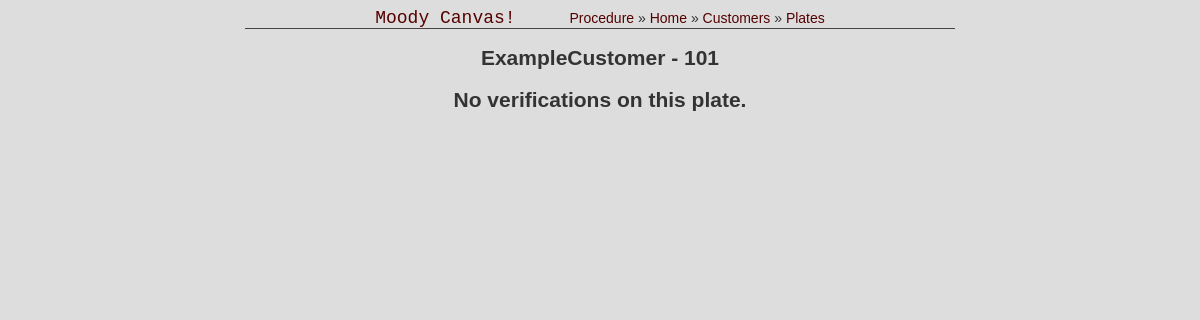
/Moody/ExampleCustomer/101/, run on an earlier commit of the app's database.
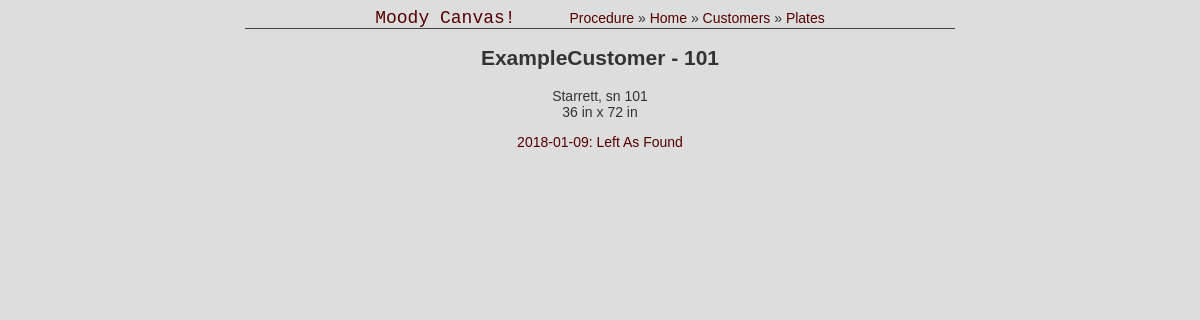
And on a later commit of the database.
### Moody/models.py (models this page shows, shortened)
class Verif(models.Model):
    plate_id = models.ForeignKey(Plate, on_delete=models.CASCADE)
    verif_date = models.DateTimeField('date performed')
    verif_foot = models.IntegerField()
    verif_north = models.IntegerField(default=4)
    verif_NS = models.IntegerField()
    verif_EW = models.IntegerField()
    verif_top = models.FloatField()
    verif_bot = models.FloatField()
    verif_start = models.FloatField()
    verif_end = models.FloatField()
    verif_rep = models.IntegerField()
    verif_flat = models.IntegerField()
    verif_grade = models.CharField(max_length=4)
    verif_len = models.IntegerField()
    verif_wid = models.IntegerField()
    verif_diag = models.IntegerField()
    clos_7 = models.IntegerField()
    clos_8 = models.IntegerField()
    verif_cert = models.TextField(max_length=50)
    verif_tech = models.TextField(max_length=50)
    verif_descr = models.TextField(max_length=50)
    verif_min = models.IntegerField()
    verif_max = models.IntegerField()
    def __str__(self):
        return str(self.verif_date.date())

class Plate(models.Model):
    cust_id = models.ForeignKey(Customer, on_delete=models.CASCADE)
    plate_id = models.CharField(max_length=50)
    plate_sn = models.CharField(max_length=50)
    plate_mfr = models.CharField(max_length=50)
    plate_wid = models.IntegerField()
    plate_len = models.IntegerField()

### Moody/views.py (the view)
# urls.py: path('<str:custname>/<str:id_no>/', views.VerifsView.as_view(), name='verifs'),
class VerifsView(generic.ListView):
    template_name = 'Moody/verifs.html'
    context_object_name = 'recent_verifs'
    def get_queryset(self):
        return Verif.objects.filter(plate_id=Plate.objects.get(plate_id=self.kwargs['id_no']))

### Moody/templates/Moody/verifs.html (shortened to what this page needs)
<!DOCTYPE html>
<html>
<head>
</head>
<body>
    <div id="header">
        <ul id="nav">
            <li><a href="{% url 'home:index' %}" style="font-size: 18px; font-family: Courier New, Courier, monospace; margin-right: 50px;">Moody Canvas!</a></li>
            <li><a rel="dead placeholder link">Procedure</a> &raquo;</li>
            <li><a href="{% url 'Moody:index' %}">Home</a> &raquo;</li>
            <li><a href="{% url 'Moody:customers' %}">Customers</a> &raquo;</li>
            <li><a href="{% url 'Moody:plates' view.kwargs.custname %}">Plates</a></li>
        </ul>
    </div>
    <h2>{{ view.kwargs.custname }} - {{ view.kwargs.id_no }}</h2>
{% if not recent_verifs %}
    <h2>No verifications on this plate.</h2>
{% else %}
    <p>{{ recent_verifs.0.plate_id.plate_mfr }}, sn {{ recent_verifs.0.plate_id.plate_sn }}<br />{{ recent_verifs.0.plate_id.plate_wid }} in x {{ recent_verifs.0.plate_id.plate_len }} in</p>
    <ul>
        {% for v in recent_verifs %}
        <li><a href="{% url 'Moody:summary' view.kwargs.custname view.kwargs.id_no v.id %}">{{ v }}: {{ v.verif_descr }}</a></li>
        {% endfor %}
    </ul>
    {% endif %}
</body>
</html>

What changed in the data, as far as the page shows it:
added Verif: plate_id.plate_mfr "Starrett", plate_id.plate_sn "101", plate_id.plate_wid "36", plate_id.plate_len "72", verif_date "2018-01-09", verif_descr "Left As Found"
Also different on the page:
text no longer shown: "No verifications on this plate."
text now shown: ", sn in x in"
